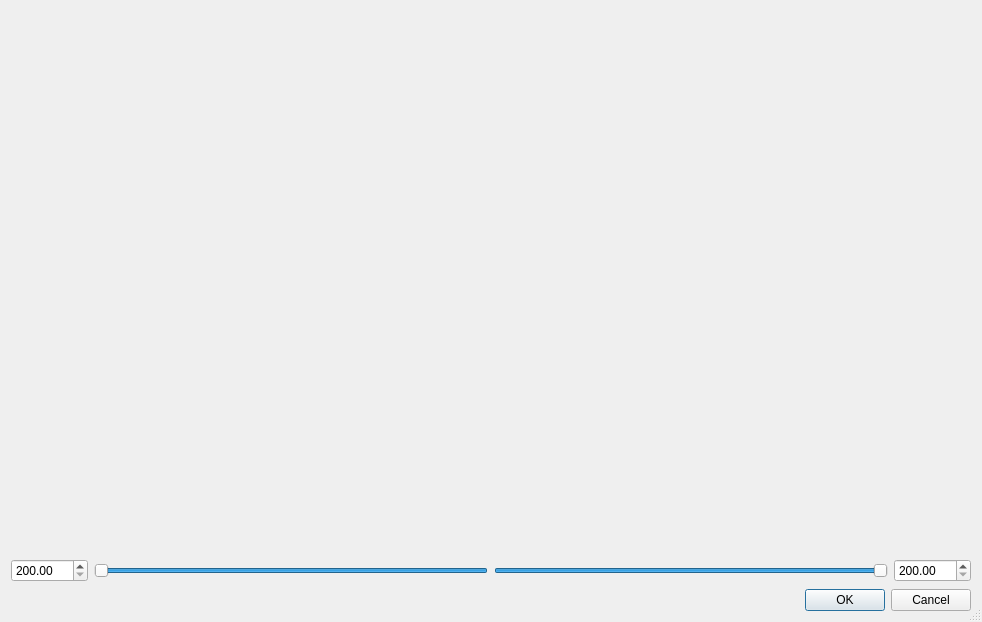
<?xml version="1.0" encoding="UTF-8"?>
<ui version="4.0">
 <class>WavesRangeDialog</class>
 <widget class="QDialog" name="WavesRangeDialog">
  <property name="geometry">
   <rect>
    <x>0</x>
    <y>0</y>
    <width>980</width>
    <height>622</height>
   </rect>
  </property>
  <property name="focusPolicy">
   <enum>Qt::ClickFocus</enum>
  </property>
  <property name="windowTitle">
   <string>Dialog</string>
  </property>
  <property name="sizeGripEnabled">
   <bool>true</bool>
  </property>
  <property name="modal">
   <bool>true</bool>
  </property>
  <layout class="QHBoxLayout" name="horizontalLayout_2">
   <item>
    <layout class="QVBoxLayout" name="verticalLayout">
     <item>
      <widget class="QCustomPlot" name="widgetSpectra" native="true">
       <property name="minimumSize">
        <size>
         <width>960</width>
         <height>540</height>
        </size>
       </property>
      </widget>
     </item>
     <item>
      <layout class="QHBoxLayout" name="horizontalLayout">
       <item>
        <widget class="QDoubleSpinBox" name="doubleSpinBoxStartWave">
         <property name="minimum">
          <double>200.000000000000000</double>
         </property>
         <property name="maximum">
          <double>10000.000000000000000</double>
         </property>
        </widget>
       </item>
       <item>
        <widget class="QSlider" name="horizontalSliderMinBand">
         <property name="minimumSize">
          <size>
           <width>0</width>
           <height>24</height>
          </size>
         </property>
         <property name="value">
          <number>99</number>
         </property>
         <property name="orientation">
          <enum>Qt::Horizontal</enum>
         </property>
         <property name="invertedAppearance">
          <bool>true</bool>
         </property>
        </widget>
       </item>
       <item>
        <widget class="QSlider" name="horizontalSliderMaxBand">
         <property name="minimumSize">
          <size>
           <width>24</width>
           <height>24</height>
          </size>
         </property>
         <property name="minimum">
          <number>0</number>
         </property>
         <property name="maximum">
          <number>99</number>
         </property>
         <property name="value">
          <number>99</number>
         </property>
         <property name="sliderPosition">
          <number>99</number>
         </property>
         <property name="tracking">
          <bool>true</bool>
         </property>
         <property name="orientation">
          <enum>Qt::Horizontal</enum>
         </property>
         <property name="invertedAppearance">
          <bool>false</bool>
         </property>
        </widget>
       </item>
       <item>
        <widget class="QDoubleSpinBox" name="doubleSpinBoxEndWave">
         <property name="minimum">
          <double>200.000000000000000</double>
         </property>
         <property name="maximum">
          <double>10000.000000000000000</double>
         </property>
        </widget>
       </item>
      </layout>
     </item>
     <item>
      <widget class="QDialogButtonBox" name="buttonBox">
       <property name="focusPolicy">
        <enum>Qt::TabFocus</enum>
       </property>
       <property name="orientation">
        <enum>Qt::Horizontal</enum>
       </property>
       <property name="standardButtons">
        <set>QDialogButtonBox::Cancel|QDialogButtonBox::Ok</set>
       </property>
      </widget>
     </item>
    </layout>
   </item>
  </layout>
 </widget>
 <customwidgets>
  <customwidget>
   <class>QCustomPlot</class>
   <extends>QWidget</extends>
   <header>qcustomplot.h</header>
   <container>1</container>
  </customwidget>
 </customwidgets>
 <resources/>
 <connections>
  <connection>
   <sender>buttonBox</sender>
   <signal>accepted()</signal>
   <receiver>WavesRangeDialog</receiver>
   <slot>accept()</slot>
   <hints>
    <hint type="sourcelabel">
     <x>248</x>
     <y>254</y>
    </hint>
    <hint type="destinationlabel">
     <x>157</x>
     <y>274</y>
    </hint>
   </hints>
  </connection>
  <connection>
   <sender>buttonBox</sender>
   <signal>rejected()</signal>
   <receiver>WavesRangeDialog</receiver>
   <slot>reject()</slot>
   <hints>
    <hint type="sourcelabel">
     <x>316</x>
     <y>260</y>
    </hint>
    <hint type="destinationlabel">
     <x>286</x>
     <y>274</y>
    </hint>
   </hints>
  </connection>
 </connections>
</ui>
